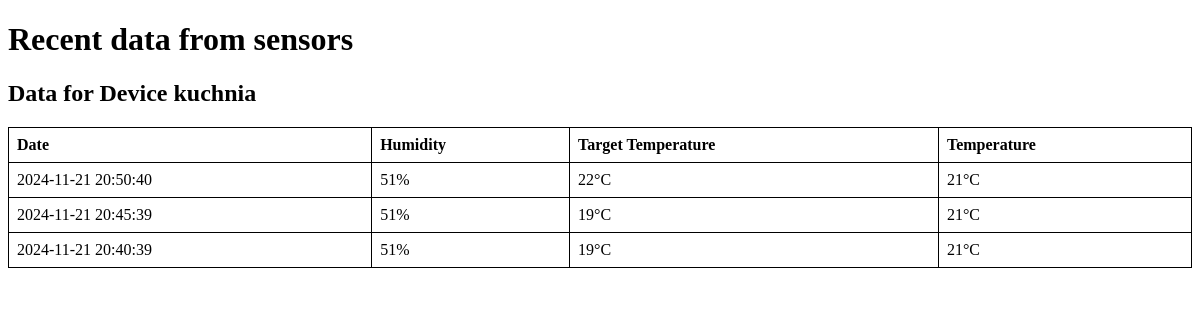
Before: /recent with the older database file.
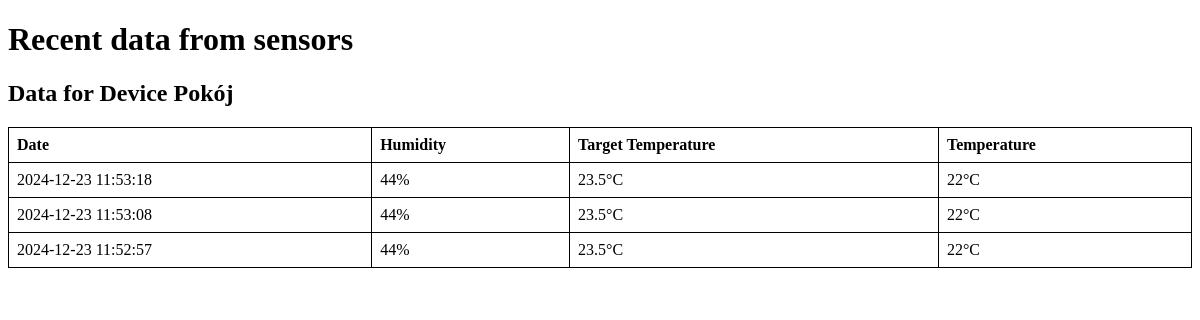
After: the same page with the newer database file.
### tables this page shows
CREATE TABLE sensors(id integer primary key autoincrement,
ip varchar(15), room varchar(30), isOn boolean);

CREATE TABLE measurement(m_id integer primary key autoincrement, s_id int not null, temp int, target_temp int, humidity int, date text, foreign key (s_id) references sensors(id));

### panel.py (the view)
@app.route("/recent")
def recent():
    return render_template("recent.html",data=db.getRecentTemps())

### dbManager.py (called while the page is built)
    def getSensors(self):
        self.cursor.execute("SELECT * FROM sensors")
        return self.cursor.fetchall()

### templates/recent.html (shortened to what this page needs)
<!DOCTYPE html>
<html lang="en">
<head>
</head>
<body>
    <h1>Recent data from sensors</h1>
    {% for ip, entries in data.items() %}
        <h2>Data for Device {{ ip }}</h2>
        <table>
            <thead>
                <tr>
                    <th>Date</th>
                    <th>Humidity</th>
                    <th>Target Temperature</th>
                    <th>Temperature</th>
                </tr>
            </thead>
            <tbody>
                {% for entry in entries %}
                    <tr>
                        <td>{{ entry.date }}</td>
                        <td>{{ entry.humidity }}%</td>
                        <td>{{ entry.target_temp }}°C</td>
                        <td>{{ entry.temp }}°C</td>
                    </tr>
                {% endfor %}
            </tbody>
        </table>
        <br>
    {% endfor %}
</body>
</html>

### templates/recent.html (style rules this page uses)
table { width: 100%; border-collapse: collapse; }
table, th, td { border: 1px solid black; }
th, td { padding: 8px; text-align: left; }

Changed rows visible on the page:
removed sensors: room "kuchnia"
removed measurement: date "2024-11-21 20:50:40", humidity "51", target_temp "22", temp "21", shown under "kuchnia"
removed measurement: date "2024-11-21 20:45:39", humidity "51", target_temp "19", temp "21", shown under "kuchnia"
removed measurement: date "2024-11-21 20:40:39", humidity "51", target_temp "19", temp "21", shown under "kuchnia"
added sensors: room "Pokój"
added measurement: date "2024-12-23 11:53:18", humidity "44", target_temp "23.5", temp "22", shown under "Pokój"
added measurement: date "2024-12-23 11:53:08", humidity "44", target_temp "23.5", temp "22", shown under "Pokój"
added measurement: date "2024-12-23 11:52:57", humidity "44", target_temp "23.5", temp "22", shown under "Pokój"
